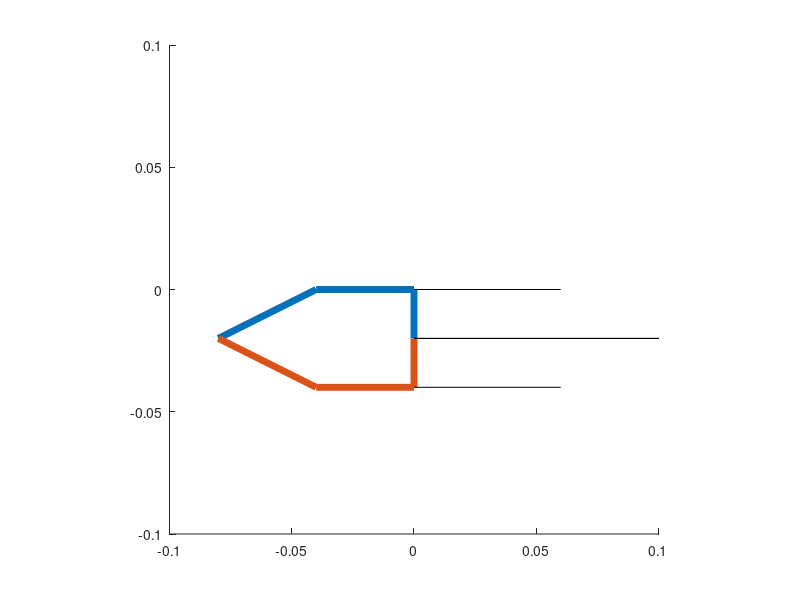

Write the MATLAB code that produced this figure. (Note: this script raises an error after producing the figure.)
clear all; clc;

RotZ=@(theta) [cos(theta) -sin(theta) 0 0;sin(theta) cos(theta) 0 0;0 0 1 0;0 0 0 1];
T=@(x,y,z) [1 0 0 x;0 1 0 y;0 0 1 z;0 0 0 1];
spring_x=0.06;
l=1;

theta0=atan(0.5);
theta=theta0;
alpha=1;     t=0;    dt=0.01;
while 1
    cla;
    if theta<=0
        theta=0;
    end
    T_0_1=RotZ(pi-theta)*T(0.04,0,0);
    T_1_2=RotZ(0)*T(0.04,0.02,0);
    T_0_3=RotZ(-pi/2-theta)*T(0.02,0,0);
    T_0_2=T_0_1*T_1_2;

    y_0=[1 0 0 0;0 1 0 0;0 0 1 0;0 0 0 1];
    y_0_1=T_0_1*y_0;
    y_0_2=T_0_2*y_0;
    y_0_3=T_0_3*y_0;

    originX = [y_0_2(1,4),y_0_1(1,4),y_0(1,4),y_0_3(1,4)];
    originY = [y_0_2(2,4),y_0_1(2,4),y_0(2,4),y_0_3(2,4)];
    originY_ = [-0.04-y_0_2(2,4),-0.04-y_0_1(2,4),-0.04-y_0(2,4),-0.04-y_0_3(2,4)];
    spring = [originX(3),spring_x];
    string = [originX(4),l];
    
    hold on;
    plot(originX,originY,"LineWidth",5)
    plot(originX,originY_,"LineWidth",5)
    plot(spring,[originY(3),originY(3)],"k");
    plot(spring,[originY_(3),originY_(3)],"k");
    plot(string,[originY(4),originY(4)],"k");
    plot(string,[originY_(4),originY_(4)],"k")
    axis equal
    axis ([-0.1 0.1 -0.1 0.1])
    if theta==0
        break;
    end
    t=t+dt;
    theta=theta0-alpha*t^2;
    pause(0.01)
end

m=0.011;    c=100;  k=200;  F0=20;  f=F0/4;
syms x(t)
Dx=diff(x,t);
Dx2=diff(x,t,2);
ode=m*Dx2+c*Dx+k*x==F0-f;
cond1=x(0)==0;
cond2=Dx(0)==0;
cond=[cond1,cond2];
xSol(t)=dsolve(ode,cond);

t_=0;    dt=0.01;
x_old=0; x_=1;
while 1
    cla;
    dx=(x_-x_old);
    err=abs(spring_x-x_);
    if err<=0.00001
        dx=0;
    end
    x_old=xSol(t_);
    if t_==0
        originX = originX+x_old;
    else
        originX = originX+dx;
    end
    spring = [originX(3),spring_x];
    string = [originX(4),l];

    hold on;
    plot(originX,originY,"LineWidth",5)
    plot(originX,originY_,"LineWidth",5)
    plot(spring,[originY(3),originY(3)],"k");
    plot(spring,[originY_(3),originY_(3)],"k");
    plot(string,[originY(4),originY(4)],"k");
    plot(string,[originY_(4),originY_(4)],"k")
    axis equal
    axis ([-0.1 0.1 -0.1 0.1])
    if dx==0
        break;
    end
    t_=t_+dt;
    x_=xSol(t_);
    pause(0.01)
end
